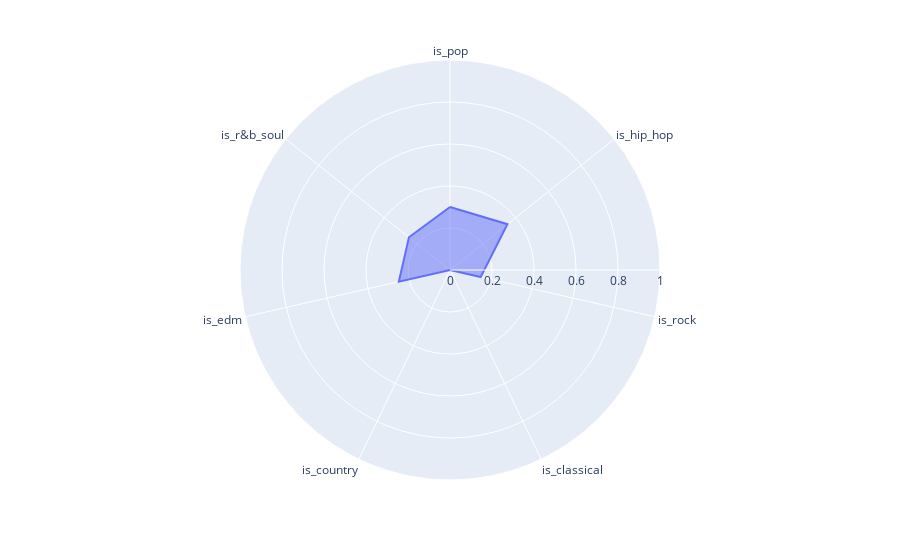
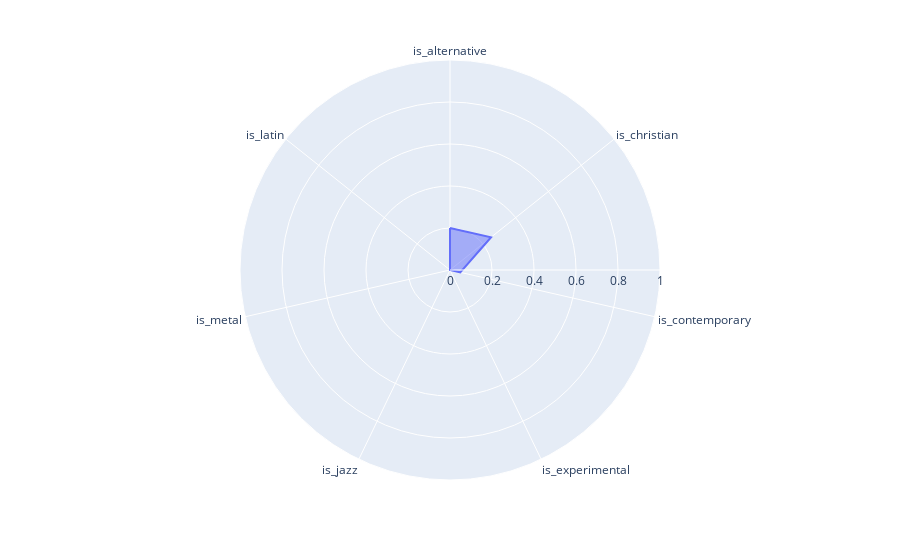
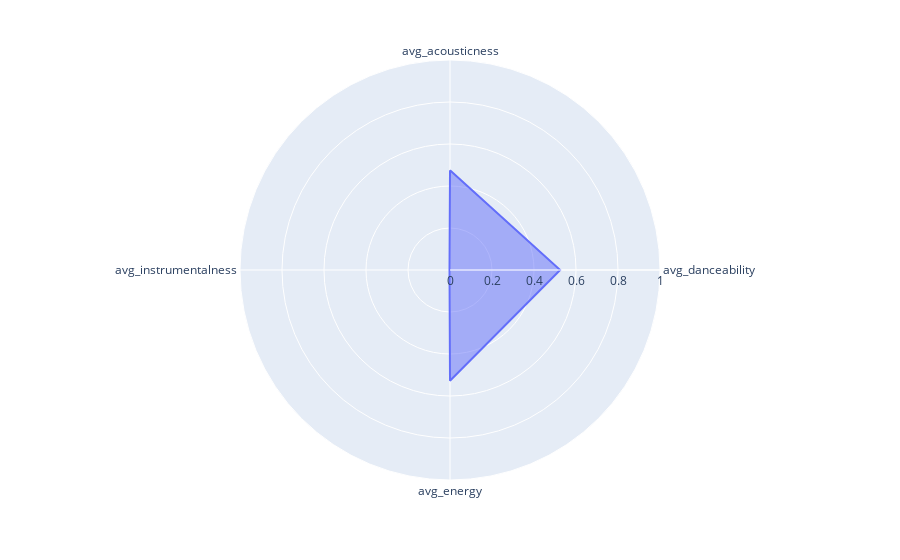
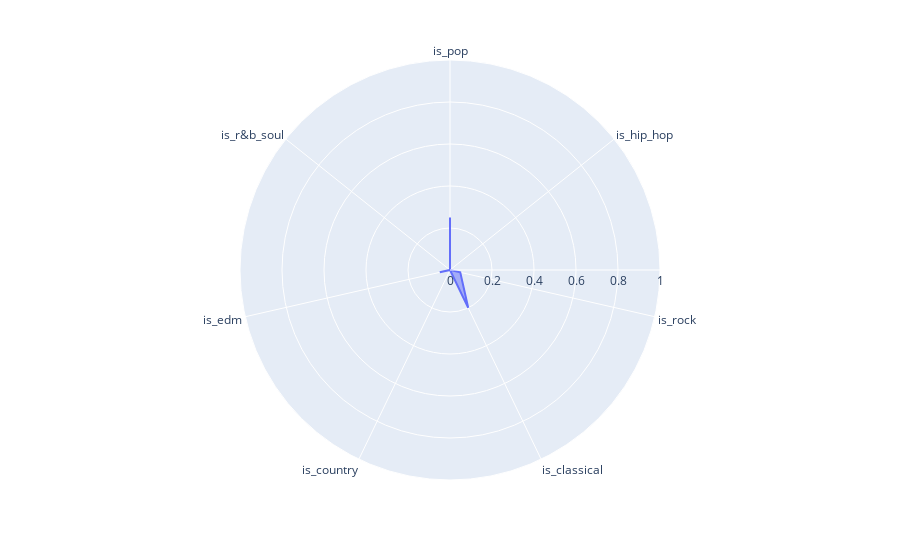

Notebook code for these charts, in order:
### Markdown cell above
Standalone values- maybe display in a different way
 
 'avg_artist_pop'
 'avg_tempo'

### Code cell
import plotly.express as px

af = all_features

genre_categories_1 = ['is_pop', 'is_hip_hop', 'is_rock', 'is_classical', 'is_country', 'is_edm','is_r&b_soul']
genre_categories_2 = ['is_alternative', 'is_christian', 'is_contemporary', 'is_experimental', 'is_jazz', 'is_metal', 'is_latin']
song_quality_categories = ['avg_acousticness','avg_danceability','avg_energy','avg_instrumentalness',]

# Add in labels so that labels show instead of column names
# Was mot working when I set 
# labels=genre_labels_1 when making fig1,
# labels=genre_labels_2 when making fig2, and
# labels=song_quality_labels when making fig3

genre_labels_1 = {
    'is_pop':'Pop',
    'is_hip_hop':'Hip-Hop',
    'is_rock':'Rock',
    'is_classicial':'Classical',
    'is_country':'Country',
    'is_r&b_soul':'R&B'
}
genre_labels_2 = {
    'is_alternative':'Alternative',
    'is_christian':'Christian',
    'is_contemporary':'Contemporary',
    'is_experimental':'Experimental',
    'is_jazz':'Jazz',
    'is_metal':'Metal',
    'is_latin':'Latin'
}
song_quality_labels = {
    'avg_acousticness':'Acousticness',
    'avg_danceability':'Danceability',
    'avg_energy':'Energy',
    'avg_instrumental_ness':'Instrumentalness'
}

for row in all_features.index:
    genre_values_1 = [af['is_pop'][row], af['is_hip_hop'][row], af['is_rock'][row], af['is_classical'][row], af['is_country'][row], af['is_edm'][row], af['is_r&b_soul'][row]]
    genre_values_2 = [af['is_alternative'][row], af['is_christian'][row], af['is_contemporary'][row], af['is_experimental'][row], af['is_jazz'][row], af['is_metal'][row], af['is_latin'][row]]
    song_quality_values = [af['avg_acousticness'][row], af['avg_danceability'][row], af['avg_energy'][row], af['avg_instrumentalness'][row]]
    
    print(af['listener_id'][row])
    
    fig1 = px.line_polar(af, r=genre_values_1, theta=genre_categories_1, line_close=True, range_r=[0,1])
    fig1.update_traces(fill='toself')
    fig1.show()
    fig2 = px.line_polar(af, r=genre_values_2, theta=genre_categories_2, line_close=True, range_r=[0,1])
    fig2.update_traces(fill='toself')
    fig2.show()
    fig3 = px.line_polar(af, r=song_quality_values, theta=song_quality_categories, line_close=True, range_r=[0,1])
    fig3.update_traces(fill='toself')
    fig3.show()

### Figure 1 — Plotly figure (JSON) as saved in the notebook; plotly's stock layout.template omitted (floating-point values rounded to 4 significant figures)
{"data": [{"fill": "toself", "hovertemplate": "r=%{r}<br>theta=%{theta}<extra></extra>", "legendgroup": "", "line": {"color": "#636efa", "dash": "solid"}, "mode": "lines", "name": "", "r": [0.3, 0.35, 0.15, 0, 0, 0.25, 0.25, 0.3], "showlegend": false, "subplot": "polar", "theta": ["is_pop", "is_hip_hop", "is_rock", "is_classical", "is_country", "is_edm", "is_r&b_soul", "is_pop"], "type": "scatterpolar"}], "layout": {"legend": {"tracegroupgap": 0}, "margin": {"t": 60}, "polar": {"angularaxis": {"direction": "clockwise", "rotation": 90}, "domain": {"x": [0, 1], "y": [0, 1]}, "radialaxis": {"range": [0, 1]}}}}

### Figure 2 — Plotly figure (JSON) as saved in the notebook; plotly's stock layout.template omitted (floating-point values rounded to 4 significant figures)
{"data": [{"fill": "toself", "hovertemplate": "r=%{r}<br>theta=%{theta}<extra></extra>", "legendgroup": "", "line": {"color": "#636efa", "dash": "solid"}, "mode": "lines", "name": "", "r": [0.2, 0.25, 0.05, 0, 0, 0, 0, 0.2], "showlegend": false, "subplot": "polar", "theta": ["is_alternative", "is_christian", "is_contemporary", "is_experimental", "is_jazz", "is_metal", "is_latin", "is_alternative"], "type": "scatterpolar"}], "layout": {"legend": {"tracegroupgap": 0}, "margin": {"t": 60}, "polar": {"angularaxis": {"direction": "clockwise", "rotation": 90}, "domain": {"x": [0, 1], "y": [0, 1]}, "radialaxis": {"range": [0, 1]}}}}

### Figure 3 — Plotly figure (JSON) as saved in the notebook; plotly's stock layout.template omitted (floating-point values rounded to 4 significant figures)
{"data": [{"fill": "toself", "hovertemplate": "r=%{r}<br>theta=%{theta}<extra></extra>", "legendgroup": "", "line": {"color": "#636efa", "dash": "solid"}, "mode": "lines", "name": "", "r": [0.4751, 0.5246, 0.5274, 0.002321, 0.4751], "showlegend": false, "subplot": "polar", "theta": ["avg_acousticness", "avg_danceability", "avg_energy", "avg_instrumentalness", "avg_acousticness"], "type": "scatterpolar"}], "layout": {"legend": {"tracegroupgap": 0}, "margin": {"t": 60}, "polar": {"angularaxis": {"direction": "clockwise", "rotation": 90}, "domain": {"x": [0, 1], "y": [0, 1]}, "radialaxis": {"range": [0, 1]}}}}

### Figure 4 — Plotly figure (JSON) as saved in the notebook; plotly's stock layout.template omitted (floating-point values rounded to 4 significant figures)
{"data": [{"fill": "toself", "hovertemplate": "r=%{r}<br>theta=%{theta}<extra></extra>", "legendgroup": "", "line": {"color": "#636efa", "dash": "solid"}, "mode": "lines", "name": "", "r": [0.25, 0, 0.05, 0.2, 0, 0.05, 0, 0.25], "showlegend": false, "subplot": "polar", "theta": ["is_pop", "is_hip_hop", "is_rock", "is_classical", "is_country", "is_edm", "is_r&b_soul", "is_pop"], "type": "scatterpolar"}], "layout": {"legend": {"tracegroupgap": 0}, "margin": {"t": 60}, "polar": {"angularaxis": {"direction": "clockwise", "rotation": 90}, "domain": {"x": [0, 1], "y": [0, 1]}, "radialaxis": {"range": [0, 1]}}}}
